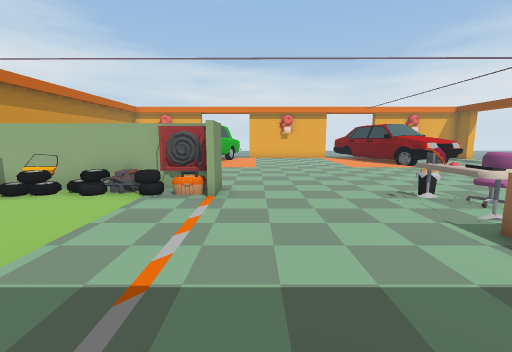
View 1 (above)

18 first-person views from a walk through a 3-D level made in the Unity game engine. The camera is 1.5 m above the floor, tilts 8° down and sees 90° across. The floor is counted in squares, 1 m on a side. Each view is taken from the middle of a square. On the plan, view 1 faces up. The plan holds only what a view shows up to about 13 squares ahead; the rest is blank. The place goes on beyond the plan. The player is left out.

View 2
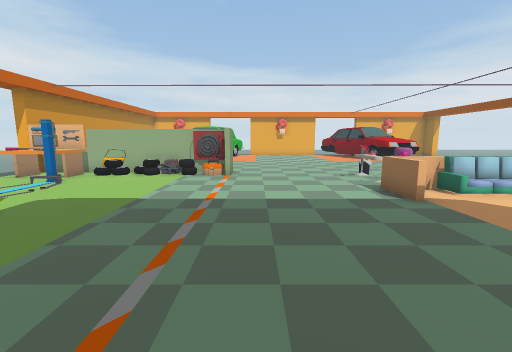

View 3
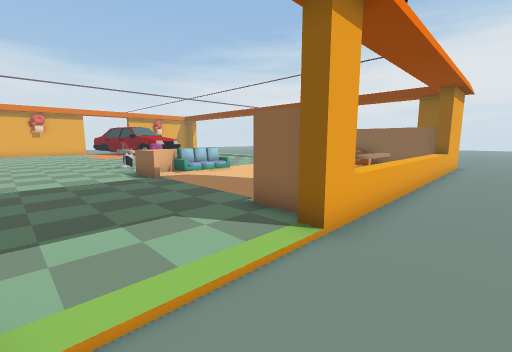

View 4
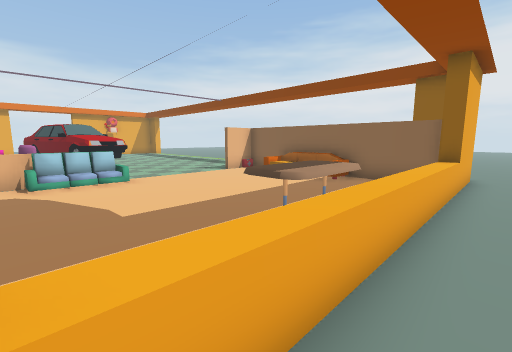

View 5
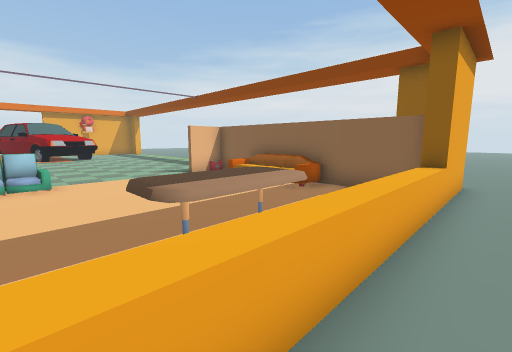

View 6
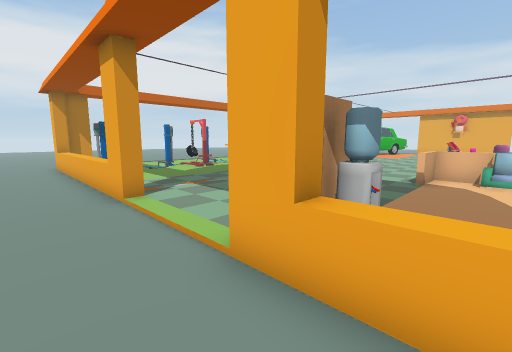

View 7
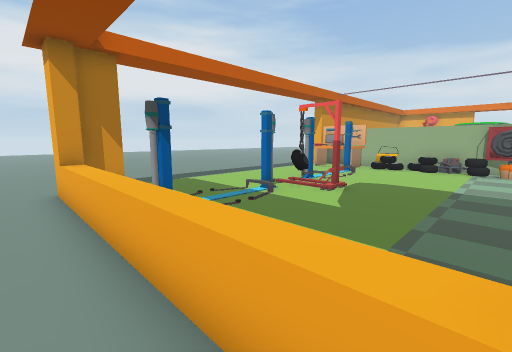

View 8
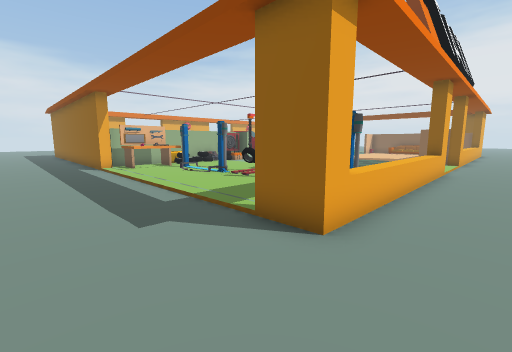

View 9
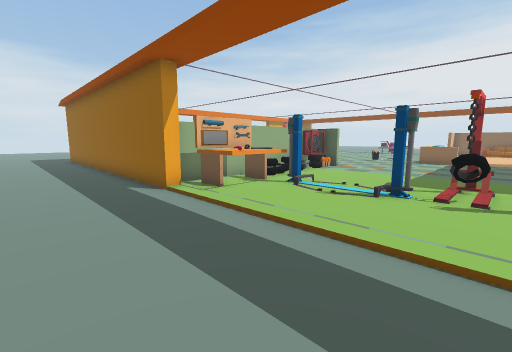

View 10
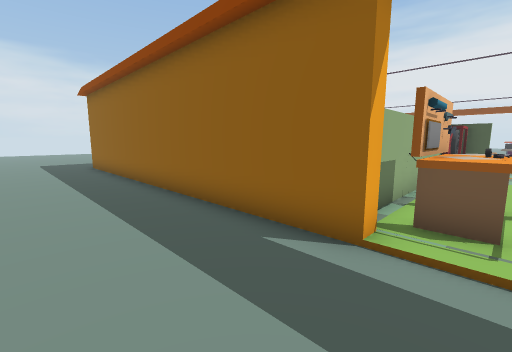

View 11
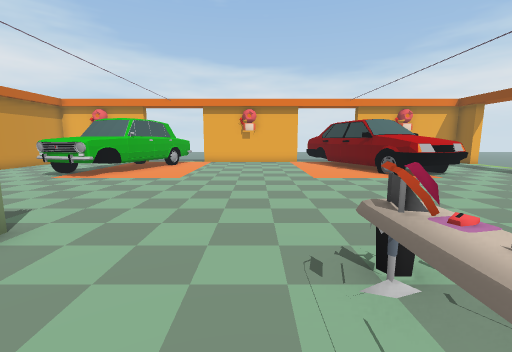

View 12
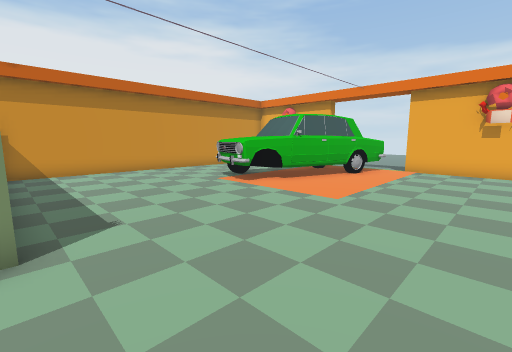

View 13
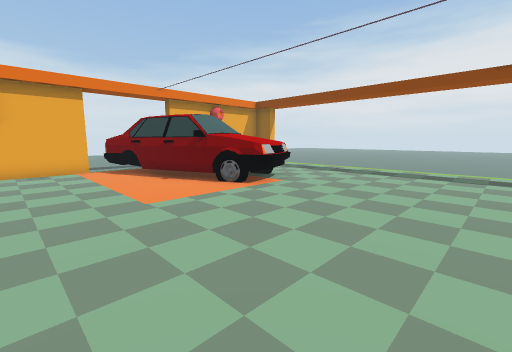

View 14
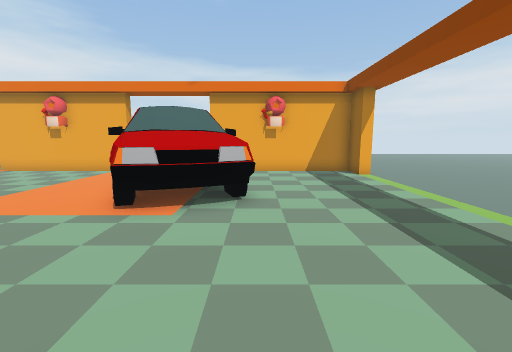

View 15
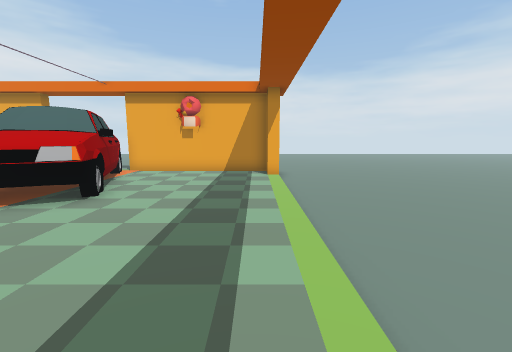

View 16
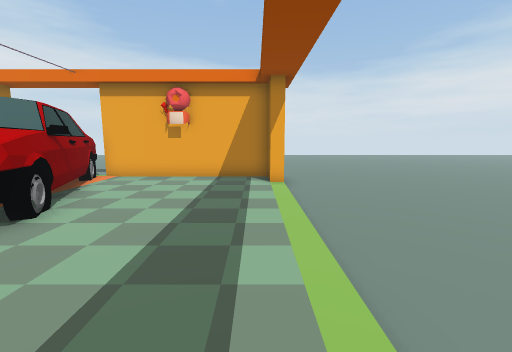

View 17
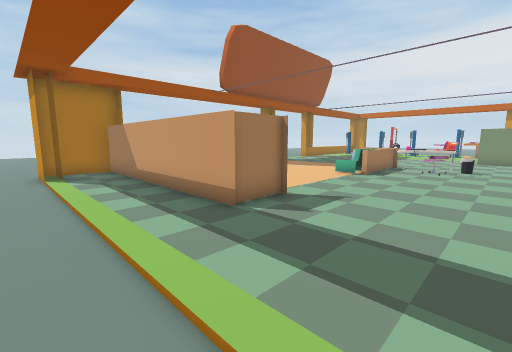

View 18
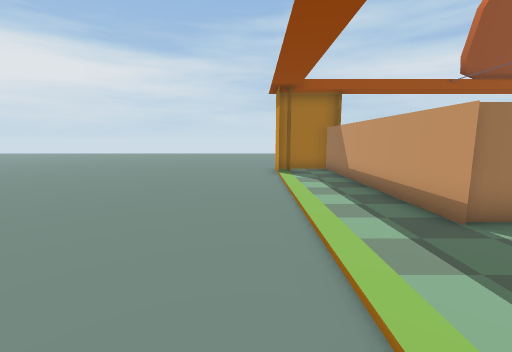

### Floor plan
Key: @ floor where view 1 was taken; # wall or solid block; x gap in a wall; . floor; = window, fence, low wall or low ledge; ^ raised ledge; W wheel.
Columns run from 14 left of view 1 to 23 right of it. Each row starts with its distance up from view 1.
 23 ..                             .......
 22 ...                    ##      .......
 21 ....#        ###################......
 20 ....#       #........#  #.............
 19 ....#       #........## #.............
 18 ....#       #.........# ##............
 17 ....#..    ##.........#  #............
 16 ....#... ###..........####W...........
 15 ....#...####...........####..........
 14 ....#....^##...........#^#..........
 13 ....#...............................
 12 ....#..............................
 11 ....#.............................
 10 ....#.............................
  9 ....#..............................
  8 ....##########.....................
  7 .....###==####....==............
  6 .....^^^..........#=................
  5 .....^^#..........^^.................
  4 ..................x====....##.........
  3 ..................=.==......#.........
  2 .......#..........=........=#.........
  1 .......##...................#.........
  0 .......x......@.............#.........
 -1 ............................#.........
 -2 ...........................=#.........
 -3 ..................#...^^^...#.........
 -4 ....#  .    ......##  .^^   #..#......
 -5 ....#^^^^^^^^#....#^^^^^^^^^####......
 -6 ......................................
 -7 . ...............................

Where each view was taken, in squares from view 1:
view 1: 0 up, 0 right, facing up
view 2: 4 down, 0 right, facing up
view 3: 7 down, 0 right, facing up-right
view 4: 6 down, 5 right, facing up-right
view 5: 6 down, 7 right, facing up-right
view 6: 7 down, 6 right, facing up-left
view 7: 6 down, 2 left, facing up-left
view 8: 7 down, 14 left, facing up-right
view 9: 0 up, 14 left, facing up-right
view 10: 6 up, 14 left, facing up-right
view 11: 4 up, 3 right, facing up
view 12: 8 up, 3 right, facing up-left
view 13: 8 up, 3 right, facing up-right
view 14: 9 up, 12 right, facing up
view 15: 9 up, 16 right, facing up
view 16: 11 up, 16 right, facing up
view 17: 8 up, 18 right, facing down-left
view 18: 8 up, 18 right, facing down
